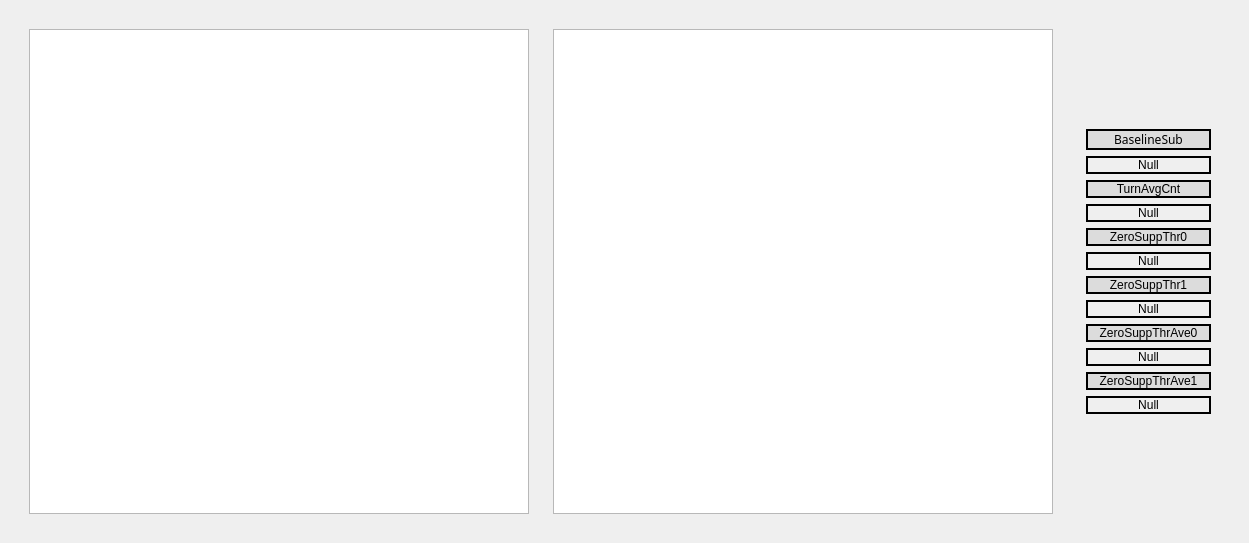
       <widget class="QWidget" name="AcqIntegralTab">
        <attribute name="title">
         <string>AcqIntegral</string>
        </attribute>
        <layout class="QVBoxLayout" name="verticalLayout_12">
         <item>
          <widget class="CContextFrame" name="CContextFrame_AcqIntegralTab">
           <property name="styleSheet">
            <string notr="true"/>
           </property>
           <layout class="QGridLayout" name="gridLayout_4" columnstretch="45,45,10" columnminimumwidth="0,0,0">
            <item row="0" column="0">
             <widget class="CContextFrame" name="CContextFrame_AcqIntegralTab_intSumBuf0">
              <layout class="QVBoxLayout" name="verticalLayout_16">
               <item>
                <widget class="CStaticPlot" name="CStaticPlot_AcqIntegralTab_intSumBuf0">
                 <property name="minimumSize">
                  <size>
                   <width>500</width>
                   <height>400</height>
                  </size>
                 </property>
                 <property name="plotTitle" stdset="0">
                  <string>intSumBuf0</string>
                 </property>
                 <property name="gridOrientation" stdset="0">
                  <enum>StaticPlotWidget::Both</enum>
                 </property>
                 <property name="showLegend" stdset="0">
                  <bool>false</bool>
                 </property>
                </widget>
               </item>
              </layout>
             </widget>
            </item>
            <item row="0" column="1">
             <widget class="CContextFrame" name="CContextFrame_AcqIntegralTab_intSumBuf1">
              <layout class="QVBoxLayout" name="verticalLayout_17">
               <property name="topMargin">
                <number>9</number>
               </property>
               <item>
                <widget class="CStaticPlot" name="CStaticPlot_AcqIntegralTab_intSumBuf1">
                 <property name="minimumSize">
                  <size>
                   <width>500</width>
                   <height>400</height>
                  </size>
                 </property>
                 <property name="plotTitle" stdset="0">
                  <string>intSumBuf1</string>
                 </property>
                 <property name="gridOrientation" stdset="0">
                  <enum>StaticPlotWidget::Both</enum>
                 </property>
                </widget>
               </item>
              </layout>
             </widget>
            </item>
            <item row="0" column="2">
             <widget class="CContextFrame" name="CContextFrame_AcqIntegralTab_info">
              <layout class="QVBoxLayout" name="verticalLayout_18">
               <item>
                <widget class="QWidget" name="gridWidget_AcqIntegralTab" native="true">
                 <property name="styleSheet">
                  <string notr="true">QWidget.CLabel{
	border: 2px solid black;
}

QWidget.QLabel{
	border: 2px solid black;
}</string>
                 </property>
                 <layout class="QGridLayout" name="gridLayout_5" columnstretch="0">
                  <property name="topMargin">
                   <number>100</number>
                  </property>
                  <property name="bottomMargin">
                   <number>100</number>
                  </property>
                  <item row="8" column="0">
                   <widget class="CLabel" name="CLabel_JustLabel_AcqIntegralTab_ZeroSuppThrAve0">
                    <property name="minimumSize">
                     <size>
                      <width>125</width>
                      <height>0</height>
                     </size>
                    </property>
                    <property name="styleSheet">
                     <string notr="true">background-color: rgb(220, 220, 220);</string>
                    </property>
                    <property name="text">
                     <string>ZeroSuppThrAve0</string>
                    </property>
                    <property name="alignment">
                     <set>Qt::AlignCenter</set>
                    </property>
                   </widget>
                  </item>
                  <item row="9" column="0">
                   <widget class="CLabel" name="CLabel_AcqIntegralTab_ZeroSuppThrAve0">
                    <property name="minimumSize">
                     <size>
                      <width>125</width>
                      <height>0</height>
                     </size>
                    </property>
                    <property name="text">
                     <string>Null</string>
                    </property>
                    <property name="alignment">
                     <set>Qt::AlignCenter</set>
                    </property>
                   </widget>
                  </item>
                  <item row="1" column="0">
                   <widget class="CLabel" name="CLabel_AcqIntegralTab_BaselineSub">
                    <property name="minimumSize">
                     <size>
                      <width>125</width>
                      <height>0</height>
                     </size>
                    </property>
                    <property name="text">
                     <string>Null</string>
                    </property>
                    <property name="alignment">
                     <set>Qt::AlignCenter</set>
                    </property>
                   </widget>
                  </item>
                  <item row="5" column="0">
                   <widget class="CLabel" name="CLabel_AcqIntegralTab_ZeroSuppThr0">
                    <property name="minimumSize">
                     <size>
                      <width>125</width>
                      <height>0</height>
                     </size>
                    </property>
                    <property name="text">
                     <string>Null</string>
                    </property>
                    <property name="alignment">
                     <set>Qt::AlignCenter</set>
                    </property>
                   </widget>
                  </item>
                  <item row="4" column="0">
                   <widget class="CLabel" name="CLabel_JustLabel_AcqIntegralTab_ZeroSuppThr0">
                    <property name="minimumSize">
                     <size>
                      <width>125</width>
                      <height>0</height>
                     </size>
                    </property>
                    <property name="styleSheet">
                     <string notr="true">background-color: rgb(220, 220, 220);</string>
                    </property>
                    <property name="text">
                     <string>ZeroSuppThr0</string>
                    </property>
                    <property name="alignment">
                     <set>Qt::AlignCenter</set>
                    </property>
                   </widget>
                  </item>
                  <item row="7" column="0">
                   <widget class="CLabel" name="CLabel_AcqIntegralTab_ZeroSuppThr1">
                    <property name="minimumSize">
                     <size>
                      <width>125</width>
                      <height>0</height>
                     </size>
                    </property>
                    <property name="text">
                     <string>Null</string>
                    </property>
                    <property name="alignment">
                     <set>Qt::AlignCenter</set>
                    </property>
                   </widget>
                  </item>
                  <item row="0" column="0">
                   <widget class="CLabel" name="CLabel_JustLabel_AcqIntegralTab_BaselineSub">
                    <property name="minimumSize">
                     <size>
                      <width>125</width>
                      <height>0</height>
                     </size>
                    </property>
                    <property name="font">
                     <font>
                      <family>Sans Serif</family>
                     </font>
                    </property>
                    <property name="styleSheet">
                     <string notr="true">background-color: rgb(220, 220, 220);</string>
                    </property>
                    <property name="text">
                     <string>BaselineSub</string>
                    </property>
                    <property name="alignment">
                     <set>Qt::AlignCenter</set>
                    </property>
                   </widget>
                  </item>
                  <item row="11" column="0">
                   <widget class="CLabel" name="CLabel_AcqIntegralTab_ZeroSuppThrAve1">
                    <property name="minimumSize">
                     <size>
                      <width>125</width>
                      <height>0</height>
                     </size>
                    </property>
                    <property name="text">
                     <string>Null</string>
                    </property>
                    <property name="alignment">
                     <set>Qt::AlignCenter</set>
                    </property>
                   </widget>
                  </item>
                  <item row="6" column="0">
                   <widget class="CLabel" name="CLabel_JustLabel_AcqIntegralTab_ZeroSuppThr1">
                    <property name="minimumSize">
                     <size>
                      <width>125</width>
                      <height>0</height>
                     </size>
                    </property>
                    <property name="styleSheet">
                     <string notr="true">background-color: rgb(220, 220, 220);</string>
                    </property>
                    <property name="text">
                     <string>ZeroSuppThr1</string>
                    </property>
                    <property name="alignment">
                     <set>Qt::AlignCenter</set>
                    </property>
                   </widget>
                  </item>
                  <item row="10" column="0">
                   <widget class="CLabel" name="CLabel_JustLabel_AcqIntegralTab_ZeroSuppThrAve1">
                    <property name="minimumSize">
                     <size>
                      <width>125</width>
                      <height>0</height>
                     </size>
                    </property>
                    <property name="styleSheet">
                     <string notr="true">background-color: rgb(220, 220, 220);</string>
                    </property>
                    <property name="text">
                     <string>ZeroSuppThrAve1</string>
                    </property>
                    <property name="alignment">
                     <set>Qt::AlignCenter</set>
                    </property>
                   </widget>
                  </item>
                  <item row="2" column="0">
                   <widget class="CLabel" name="CLabel_JustLabel_AcqIntegralTab_TurnAvgCnt">
                    <property name="minimumSize">
                     <size>
                      <width>125</width>
                      <height>0</height>
                     </size>
                    </property>
                    <property name="styleSheet">
                     <string notr="true">background-color: rgb(220, 220, 220);</string>
                    </property>
                    <property name="text">
                     <string>TurnAvgCnt</string>
                    </property>
                    <property name="alignment">
                     <set>Qt::AlignCenter</set>
                    </property>
                   </widget>
                  </item>
                  <item row="3" column="0">
                   <widget class="CLabel" name="CLabel_AcqIntegralTab_TurnAvgCnt">
                    <property name="minimumSize">
                     <size>
                      <width>125</width>
                      <height>0</height>
                     </size>
                    </property>
                    <property name="text">
                     <string>Null</string>
                    </property>
                    <property name="alignment">
                     <set>Qt::AlignCenter</set>
                    </property>
                   </widget>
                  </item>
                 </layout>
                </widget>
               </item>
              </layout>
             </widget>
            </item>
           </layout>
          </widget>
         </item>
        </layout>
       </widget>
